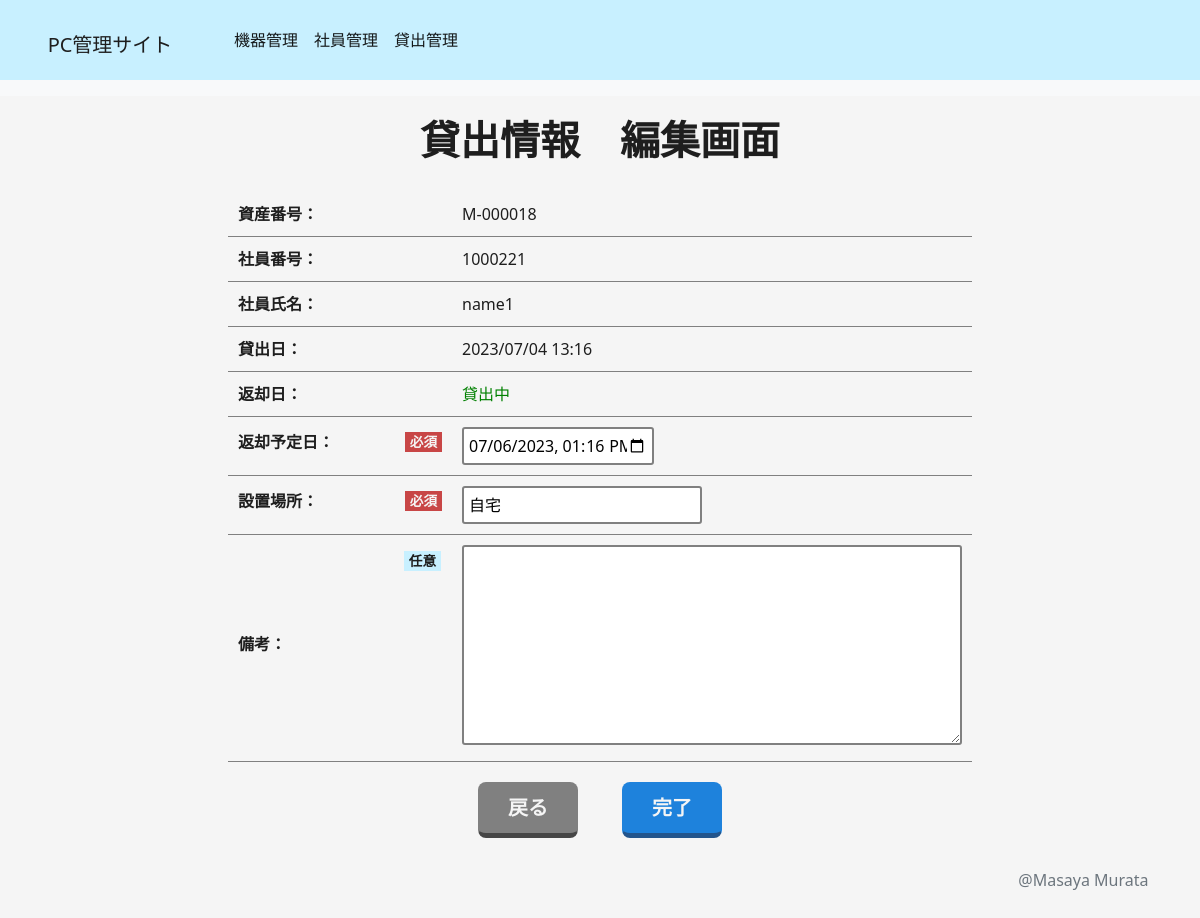
The page /rental/management/2/edit/ on the database its author committed.
### rental/models.py (models this page shows, shortened)
class RentalModel(models.Model):
  rental_scheduled_deadline = date.today() + relativedelta(months=3)
  device = models.ForeignKey(DeviceModel, on_delete=models.CASCADE, verbose_name="資産番号" )
  user = models.ForeignKey(UsersModel, on_delete=models.CASCADE, verbose_name="社員番号" )
  rental_start = models.DateTimeField(verbose_name="貸出日",)
  rental_end = models.DateTimeField(verbose_name="返却日", null=True,)
  rental_scheduled = models.DateTimeField(verbose_name="返却予定日",)
  place = models.CharField(verbose_name="設置場所", max_length=30, )
  registration_date = models.DateTimeField(verbose_name='登録日', auto_now_add=True)
  update_date = models.DateTimeField(verbose_name='更新日', auto_now=True)
  notes = models.TextField(verbose_name='備考', max_length=200, null=True, blank=True)
  is_deleted = models.BooleanField(default=False, verbose_name="削除フラグ")

### device/models.py (models this page shows, shortened)
class DeviceModel(models.Model):
  device_type_choices = [
    ('PC', 'PC'),
    ('マウス', 'マウス'),
    ('その他', 'その他'),
  ]
  manufacture_choices = [
    ('DELL', 'DELL'),
    ('HP', 'HP'),
    ('Lenovo', 'Lenovo'),
    ('Chrome', 'Chrome'),
    ('Apple', 'Apple'),
    ('Microsoft', 'Microsoft'),
    ('NEC', 'NEC'),
    ('FUJITSU', 'FUJITSU'),
    ('Panasonic','Panasonic'),
    ('LG Electronics', 'LG Electronics'),
    ('VAIO', 'VAIO'),
    ('dynabook', 'dynabook'),
    ('MouseComputer', 'MouseComputer'),
    ('Dospara', 'Dospara'),
    ('パソコン工房', 'パソコン工房'),
    ('ASUS', 'ASUS'),
    ('ELECOM', 'ELECOM'),
    ('BUFFALO', 'BUFFALO'),
    ('SANWA SUPPLY', 'SANWA SUPPLY'),
    ('Digio', 'Digio'),
    ('Logicool', 'Logicool'),
    ('Razer', 'Razer'),
    ('Kensington', 'Kensington'),
    ('その他', 'その他'),
  ]
  os_choices = [
    ('Windows', 'Windows'),
    ('Mac OS', 'Mac OS'),
    ('Linux', 'Linux'),
    ('Unix', 'Unix'),
    ('Chrome OS', 'Chrome OS'),
    ('その他', 'その他'),
  ]
  memory_choices = [
    ('2', '2GB'),
    ('4', '4GB'),
    ('8', '8GB'),
    ('16', '16GB'),
    ('32', '32GB'),
    ('64', '64GB'),
    ('その他', 'その他'),
  ]
  storage_choices = [
    ('128', '128GB'),
    ('256', '256GB'),
    ('512', '512GB'),
    ('1', '1TB'),
    ('2', '2TB'),
    ('その他', 'その他'),
  ]
  gpu_choices = [
    ('あり', 'あり'),
    ('なし', 'なし'),
  ]
  device_id = models.CharField(verbose_name='資産番号', unique = True, max_length=8, primary_key=True)
  manufacture = models.CharField(verbose_name='メーカー', max_length=20, choices=manufacture_choices,)
  model_name = models.CharField(verbose_name='機器名', max_length=50)
  device_type = models.CharField(verbose_name='機器タイプ', max_length=30, choices=device_type_choices,)
  os = models.CharField(verbose_name='OS', max_length=10, choices=os_choices, null=True, blank=True, default=None)
  memory = models.CharField(verbose_name='メモリ', max_length=10, choices=memory_choices, null=True, blank=True, default=None)
  storage = models.CharField(verbose_name='ストレージ', max_length=10, choices=storage_choices, null=True, blank=True, default=None)
  gpu = models.CharField(verbose_name='GPU', max_length=3, choices=gpu_choices, null=True, blank=True, default=None)
  is_faulty = models.BooleanField(verbose_name='故障', default=False, null=True)
  inventry_date = models.DateField(verbose_name='棚卸し日',)
  registration_date = models.DateTimeField(verbose_name='登録日', auto_now_add=True)
  update_date = models.DateTimeField(verbose_name='更新日', auto_now=True)
  commencement_date = models.DateField(verbose_name='リース開始日', null=True, blank=True)
  expiration_date = models.DateField(verbose_name='リース終了日', null=True, blank=True)
  notes = models.TextField(verbose_name='備考', max_length=200, null=True, blank=True)
  is_deleted = models.BooleanField(verbose_name='削除フラグ', default=False)

### users/models.py (models this page shows, shortened)
class UsersModel(models.Model):
  gender_choice=[
    ("男性", "男性"),
    ("女性", "女性"),
    ("その他", "その他")
  ]
  position_choice=[
    ("一般", "一般"),
    ("係長", "係長"),
    ("課長","課長"),
    ("部長","部長"),
    ("取締役","取締役"),
    ("社長","社長"),
    ("その他","その他"),
  ]
  department_choice=[
    ("開発1課","開発1課"),
    ("開発2課","開発2課"),
    ("営業1課","営業1課"),
    ("営業2課","営業2課"),
    ("情報システム部","情報システム部"),
    ("その他","その他")
  ]
  authority_choice=[
    ("管理者","管理者"),
    ("利用者","利用者"),
  ]
  number_regex = RegexValidator(regex=r'^[0-9]+$')
  user_id = models.CharField(verbose_name="社員番号", max_length=10, unique = True, primary_key=True, validators=[number_regex],)
  name = models.CharField(verbose_name="氏名",max_length=15)
  kana_name = models.CharField(verbose_name="シメイ",max_length=15,)
  birthday = models.DateField(verbose_name="生年月日",)
  gender = models.CharField(verbose_name="性別", max_length=5, choices=gender_choice)
  phone_number = models.CharField(verbose_name='電話番号', validators=[number_regex], max_length=15, unique=True,)
  mail = models.EmailField(verbose_name="メールアドレス", max_length=40)
  position = models.CharField(verbose_name="役職", choices=position_choice, max_length=20)
  department = models.CharField(verbose_name="部署", choices=department_choice, max_length=10)
  authority = models.CharField(verbose_name="権限", choices=authority_choice, max_length=10)
  registration_date = models.DateTimeField(verbose_name='登録日', auto_now_add=True)
  update_date = models.DateTimeField(verbose_name='更新日', auto_now=True)
  notes = models.TextField(verbose_name='備考', max_length=200, null=True, blank=True)
  retirement_date = models.DateTimeField(verbose_name="退職日", null=True, blank=False)
  is_deleted = models.BooleanField(verbose_name='削除フラグ', default=False)

### rental/views.py (the view, shortened to what this page needs)
# urls.py: path("management/<int:pk>/edit/", RentalEditView.as_view(), name="rental_edit"),
class RentalEditView(UpdateView):
  template_name = "rental/rental_edit.html"
  model = RentalModel
  form_class = RentalEditForm

### rental/forms.py (shortened to what this page needs)
class RentalEditForm(forms.ModelForm):
  class Meta:
    model = RentalModel
    fields = [
      "rental_scheduled",
      "place",
      "notes",
    ]
    widgets = {
      "rental_start": forms.DateTimeInput(attrs={"type": "datetime-local"}),
      "rental_scheduled": forms.DateTimeInput(attrs={"type": "datetime-local"}),
    }

### rental/templates/rental/rental_edit.html (shortened to what this page needs)
{% extends 'base.html' %}
{% load static %}
{% block content %}
<div class="container">
  <div class="row">
    <div class="col">
      <h1 class="page-title" id="rental-page-title">貸出情報　編集画面</h1>
      <form method="post">
        <table class="edit-table" id="rental-edit-table">
          <tobody>
            <tr>
              <th><label for="device_id" class="object-label">資産番号：</label></th>
              <td>{{object.device.device_id}}</td>
            </tr>
            <tr>
              <th><label for="user_id" class="object-label">社員番号：</label></th>
              <td>{{object.user.user_id}}</td>
            </tr>
            <tr>
              <th><label for="user_name" class="object-label">社員氏名：</label></th>
              <td>{{object.user.name}}</td>
            </tr>
            <tr>
              <th><label for="rental_start" class="object-label">貸出日：</label></th>
              <td>{{object.rental_start|date:"Y/m/d H:i"}}</td>
            </tr>
            <tr>
              <th><label for="rental_end" class="object-label">返却日：</label></th>
              {% if object.rental_end == None %}
                <td style="color: green">貸出中</td>
              {% else %}
                <td>{{object.rental_end|date:"Y/m/d H:i"}}</td>
              {% endif %}
            </tr>
            <tr>
              <th class="hissu"><label for="rental_scheduled" class="form-label">返却予定日：</label></th>
              <td>
                {{form.rental_scheduled}}
              </td>
            </tr>
            <tr>
              <th class="hissu"><label for="place" class="form-label">設置場所：</label></th>
              <td>{{form.place}}</td>
            </tr>
            <tr>
              <th class="ninni"><label for="notes" class="form-label">備考：</label></th>
              <td>{{form.notes}}</td>
            </tr>
          </tobody>
        </table>
        <div class="edit-btns enter-btns" id="rental-edit-btns">
          <a class="btn back-btn btn-lg" href={% url 'rental:rental_detail' object.pk %} role="button">戻る</a>
          {% if object.rental_end == None  %}
            <button type="submit" class="btn decision-btn btn-lg">完了</button>
          {% endif %}
        </div>
      </form>
    </div>
  </div>
</div>
{% endblock content %}

### static/css/style.css (style rules this page uses)
html, body { margin: 0; padding: 0; height: 100%; color: rgb(30, 30, 30); background-color: rgb(245, 245, 245); }
body { margin-top: 80px; min-width: auto; overflow-y: auto; overflow-x: auto; }
body .container { table-layout: fixed; max-width: 95%; }
.page-title { text-align: center; padding: 20px; font-weight: bold; }
.create-table, .edit-table { border-spacing: 0; margin: auto; }
.create-table th, .edit-table th { color: rgb(30, 30, 30); padding: 10px; border-bottom: 1px solid gray; text-align: left; }
.create-table th label, .edit-table th label { z-index: -1; width: 150px; }
.create-table th.hissu, .edit-table th.hissu { padding-right: 4em; position: relative; }
.create-table th.hissu::after, .edit-table th.hissu::after { content: "必須"; display: inline-block; position: absolute; right: 10px; top: 15px; border: 1px; padding: 0 5px; font-size: 85%; background: rgb(200, 70, 70); color: rgb(245, 245, 245); }
.create-table th.ninni, .edit-table th.ninni { padding-right: 4em; position: relative; }
.create-table th.ninni::after, .edit-table th.ninni::after { content: "任意"; display: inline-block; position: absolute; right: 10px; top: 15px; border: 1px solid rgb(245, 245, 245); padding: 0 5px; font-size: 85%; background: rgb(200, 240, 255); color: rgb(30, 30, 30); }
.create-table td, .edit-table td { padding: 10px; text-align: left; border-bottom: 1px solid gray; width: 500px; word-break: break-word; }
.enter-btns { text-align: center; padding: 20px; }
.enter-btns .btn { display: inline-block; position: relative; margin: auto 20px; width: 100px; padding: 10px 20px; color: rgb(245, 245, 245); transition: 0.3s ease-in-out; font-weight: 600; border-radius: 8px; }
.enter-btns .btn.back-btn { background: gray; border-bottom: solid 5px rgb(70, 70, 70); }
.enter-btns .btn.decision-btn { background: rgb(30, 130, 220); border-bottom: solid 5px rgb(35, 85, 140); }
form input, form select, form textarea, form #retirement_date { width: 15em; padding: 5px; font-size: 16px; border-radius: 3px; border: 2px solid gray; box-sizing: border-box; }
form input[type=datetime-local] { width: 12em; }
form textarea { width: 500px; height: 200px; }

### rows shown on the page
RentalModel: device.device_id "M-000018", user.user_id "1000221", user.name "name1", rental_start "2023/07/04 13:16", rental_scheduled "07/06/2023 13:16", place "自宅"
